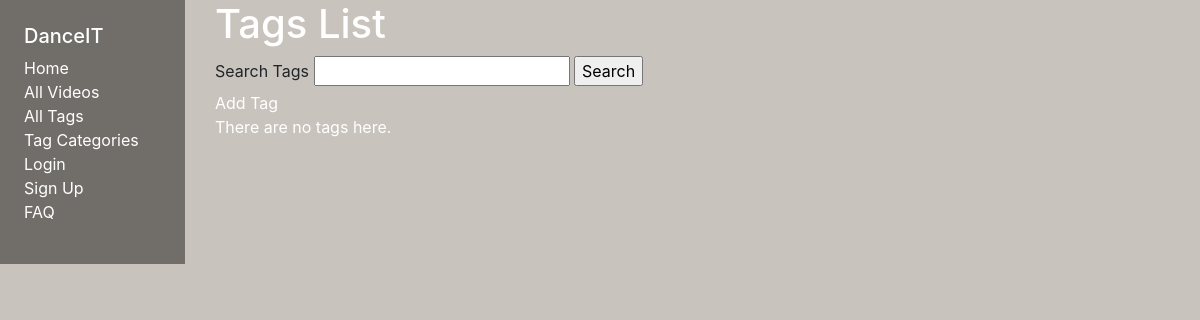
/main/tags/, run on an earlier commit of the app's database.
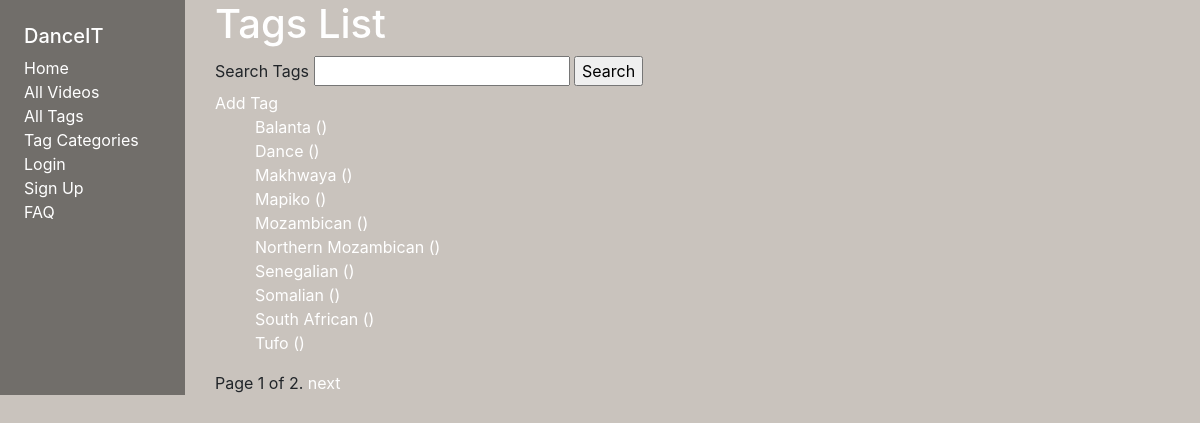
And on a later commit of the database.
### main/models.py (models this page shows, shortened)
class Tag(models.Model):
  name = models.CharField(max_length=20)
  date_created = models.DateTimeField(default=timezone.now)
  videos = models.ManyToManyField(Video)
  types = models.ManyToManyField("Type")
  user = models.ForeignKey(
      User, on_delete=models.SET_NULL, null=True, blank=True)
  class Meta:
      ordering = ['name']
  def get_absolute_url(self):
    return reverse('tag-detail', args=[str(self.id)])

### main/views.py (the view)
# urls.py: path('tags/', views.TagListView.as_view(), name='tags'),
class TagListView(generic.ListView): # View class that displays list of Tags. Extended from the ListView class.
  model = Tag #Get data from the Tag model.
  paginate_by = 10
  def get_queryset(self):  # Filter results by input query.
      query = self.request.GET.get('query', None)
      if query:
        return Tag.objects.filter(name__icontains=query)
      else:
        return Tag.objects.all()

### main/templates/main/tag_list.html
{% extends "base_generic.html" %}
{% block content %}
<h1>Tags List</h1>
<form action="." method="get">
  <label for="query">Search Tags</label>
  <input type="text" name="query" id="query">
  <input type="submit" value="Search">
</form>
<a href="{% url 'tag_create'%}">Add Tag</a>
{% if tag_list %}
<ul>
  {% for tag in tag_list %}
  <li>
    <a href="{{ tag.get_absolute_url }}">{{ tag.name }} </a> ({{tag.types.all|join:", "}})
  </li>
  {% endfor %}
</ul>
{% else %}
<p>There are no tags here.</p>
{% endif %}
{% endblock %}

### main/templates/base_generic.html (shortened to what this page needs)
<!DOCTYPE html>
<html lang="en">
<head>
  <link rel="stylesheet" href="https://stackpath.bootstrapcdn.com/bootstrap/4.1.3/css/bootstrap.min.css"
>
  {% load static %}
  <link rel="stylesheet" href="{% static 'css/styles.css' %}">
</head>
<body >
  <div class="container-fluid">
    <div class="row">
      <div class="col-sm-2">
        {% block sidebar %}
        <ul class="sidebar-nav" >
          <li><h5>DanceIT</h5></li>
          <li><a href="{% url 'index' %}">Home</a></li>
          <li><a href="{% url 'videos' %}">All Videos</a></li>
          <li><a href="{% url 'tags' %}">All Tags</a></li>
          <li><a href="{% url 'types' %}">Tag Categories</a></li>
          {% if user.is_authenticated %}
          <li> {{ user.get_username }} </li>
          <li><a href="{% url 'my-videos'%}">My Videos </a></li>
          <li><a href="{% url 'my-tags'%}">My Tags </a></li>
          <li><a href="{% url 'logout'%}?next={{request.path}}">Logout</a></li>
          {% else %}
          <li><a href="{% url 'login'%}?next={{request.path}}">Login</a></li>
          <li><a href="{% url 'signup'%}?next={{request.path}}">Sign Up</a></li>
          {% endif %}
          <li><a href="{% url 'faq'%}">FAQ </a></li>
        </ul>
        {% endblock %}
      </div>
      <div class="col-sm-10 ">{% block content %}{% endblock %}
        {% block pagination %}
        {% if is_paginated %}
        <div class="pagination">
          <span class="page-links">
            <span class="page-current">
              Page {{ page_obj.number }} of {{ page_obj.paginator.num_pages }}.
            </span>
            {% if page_obj.has_next %}
            <a href="{{ request.path }}?page={{ page_obj.next_page_number }}">next</a>
            {% endif %}
          </span>
        </div>
        {% endif %}
        {% endblock %}
      </div>
    </div>
  </div>
</body>
</html>

### main/static/css/styles.css (style rules this page uses)
body { background: #c9c3bd; }
p, a, li, h1, h2, h3, h4, h5 { color: white; }
ul { list-style: none; }
.sidebar-nav { background: #716e6a; padding: 1.5rem; width: 100%; height: 100%; }
.col-sm-2 { padding-left: 0; }

What changed in the data, as far as the page shows it:
added Tag: name "Balanta"
added Tag: name "Dance"
added Tag: name "Makhwaya"
added Tag: name "Mapiko"
added Tag: name "Mozambican"
added Tag: name "Northern Mozambican"
added Tag: name "Senegalian"
added Tag: name "Somalian"
added Tag: name "South African"
added Tag: name "Tufo"
Also different on the page:
{{ page_obj.number }}: (not shown) → "1"
{{ page_obj.paginator.num_pages }}: (not shown) → "2"
text no longer shown: "There are no tags here."
text now shown: "Page of . next"
